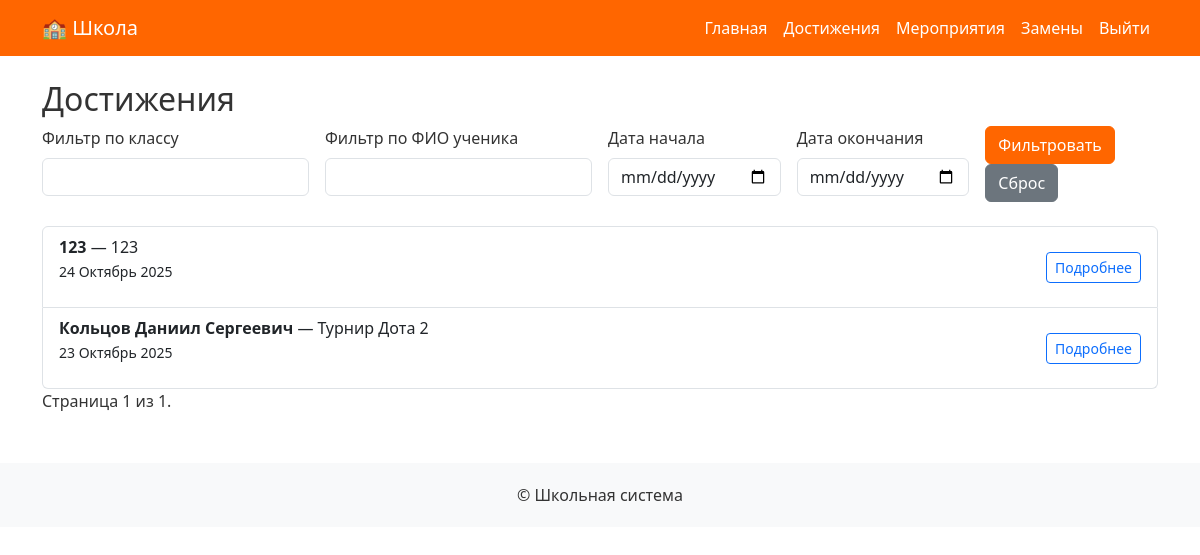
The app's page /awards/ (signed in) with its own data.
### awards/models.py (models this page shows, shortened)
class Award(models.Model):
    teacher = models.ForeignKey(User, on_delete=models.CASCADE, related_name='awards')
    student_name = models.CharField("ФИО ученика", max_length=255)
    student_class = models.CharField("Класс", max_length=50)
    event_name = models.CharField("Название мероприятия", max_length=255)
    place = models.CharField("Место", max_length=255)
    photo = models.ImageField("Фото", upload_to='awards_photos/', blank=True, null=True)
    date = models.DateField("Дата мероприятия")
    created_at = models.DateTimeField(auto_now_add=True)
    resaulted = models.CharField("Результат", max_length=255, blank=True, null=True)
    class Meta:
        ordering = ['-date', 'student_name']
        verbose_name = "Достижение"
        verbose_name_plural = "Достижения"

### awards/views.py (the view)
# urls.py: path('', views.award_list, name='award_list'),
@login_required
def award_list(request):
    user = request.user
    if user.is_staff:
        awards = Award.objects.all()
    else:
        awards = Award.objects.filter(teacher=user)
    search_class = request.GET.get('class', '')
    search_name = request.GET.get('name', '')
    search_start_date = request.GET.get('start_date', '')
    search_end_date = request.GET.get('end_date', '')
    if search_class:
        awards = awards.filter(student_class__icontains=search_class)
    if search_name:
        awards = awards.filter(student_name__icontains=search_name)
    if search_start_date:
        awards = awards.filter(date__gte=search_start_date)
    if search_end_date:
        awards = awards.filter(date__lte=search_end_date)
    paginator = Paginator(awards, 10)  # 10 достижений на странице
    page_number = request.GET.get('page')
    page_obj = paginator.get_page(page_number)
    return render(request, 'awards/award_list.html', {
        'awards': page_obj,
        'search_class': search_class,
        'search_name': search_name,
        'search_start_date': search_start_date,
        'search_end_date': search_end_date,
    })

### templates/awards/award_list.html (shortened to what this page needs)
{% extends 'base.html' %}
{% block content %}
<h2>Достижения</h2>
<form method="GET" class="row g-3 mb-4">
    <div class="col-md-3">
        <label for="class" class="form-label">Фильтр по классу</label>
        <input type="text" name="class" value="{{ search_class }}" class="form-control" >
    </div>
    <div class="col-md-3">
        <label for="name" class="form-label">Фильтр по ФИО ученика</label>
        <input type="text" name="name" value="{{ search_name }}" class="form-control" >
    </div>
    <div class="col-md-2">
        <label for="start_date" class="form-label">Дата начала</label>
        <input type="date" name="start_date" value="{{ search_start_date }}" class="form-control" >
    </div>
    <div class="col-md-2">
        <label for="end_date" class="form-label">Дата окончания</label>
        <input type="date" name="end_date" value="{{ search_end_date }}" class="form-control" >
    </div>
    <div class="col-md-2">
        <button type="submit" class="btn btn-primary">Фильтровать</button>
        <a href="{% url 'awards:award_list' %}" class="btn btn-secondary">Сброс</a>
    </div>
</form>
{% if awards %}
    <div class="list-group">
        {% for award in awards %}
            <div class="list-group-item d-flex justify-content-between align-items-center">
                <div>
                    <strong>{{ award.student_name }}</strong> — {{ award.event_name }}
                    <p><small>{{ award.date|date:"d F Y" }}</small></p>
                </div>
                <a href="{% url 'awards:award_detail' award.pk %}" class="btn btn-outline-primary btn-sm">Подробнее</a>
            </div>
        {% endfor %}
    </div>
    <div class="pagination">
        <span class="current">
            Страница {{ awards.number }} из {{ awards.paginator.num_pages }}.
        </span>
    </div>
{% else %}
    <p>Достижений не найдено.</p>
{% endif %}
{% endblock %}

### templates/base.html (style rules this page uses)
body { background-color: #ffffff; color: #333; }
.btn-primary { background-color: #ff6600; border-color: #ff6600; }

### records on screen
Award: student_name "123", event_name "123", date "24 Октябрь 2025"
Award: student_name "Кольцов Даниил Сергеевич", event_name "Турнир Дота 2", date "23 Октябрь 2025"

### other values on screen
{{ awards.number }} "1"
{{ awards.paginator.num_pages }} "1"
